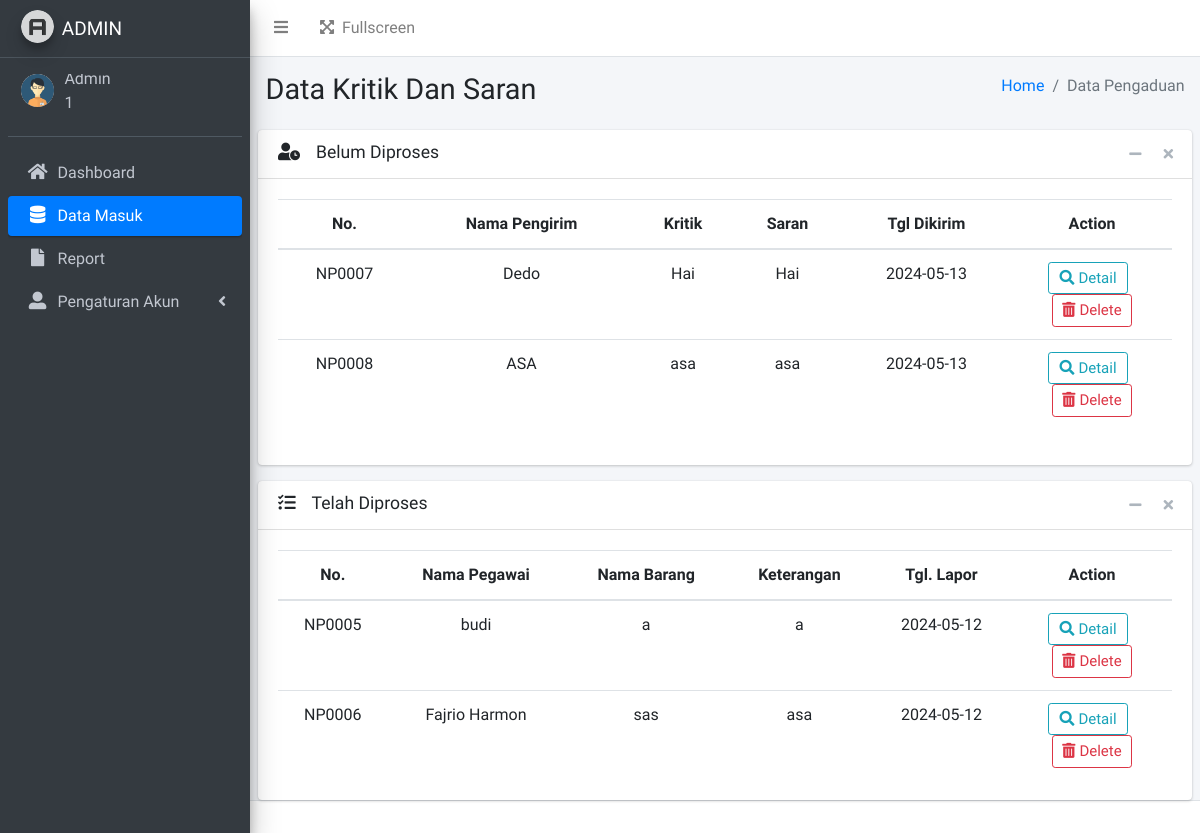
/admin/data-pengaduan.php (signed in), run on an earlier commit of the app's database.
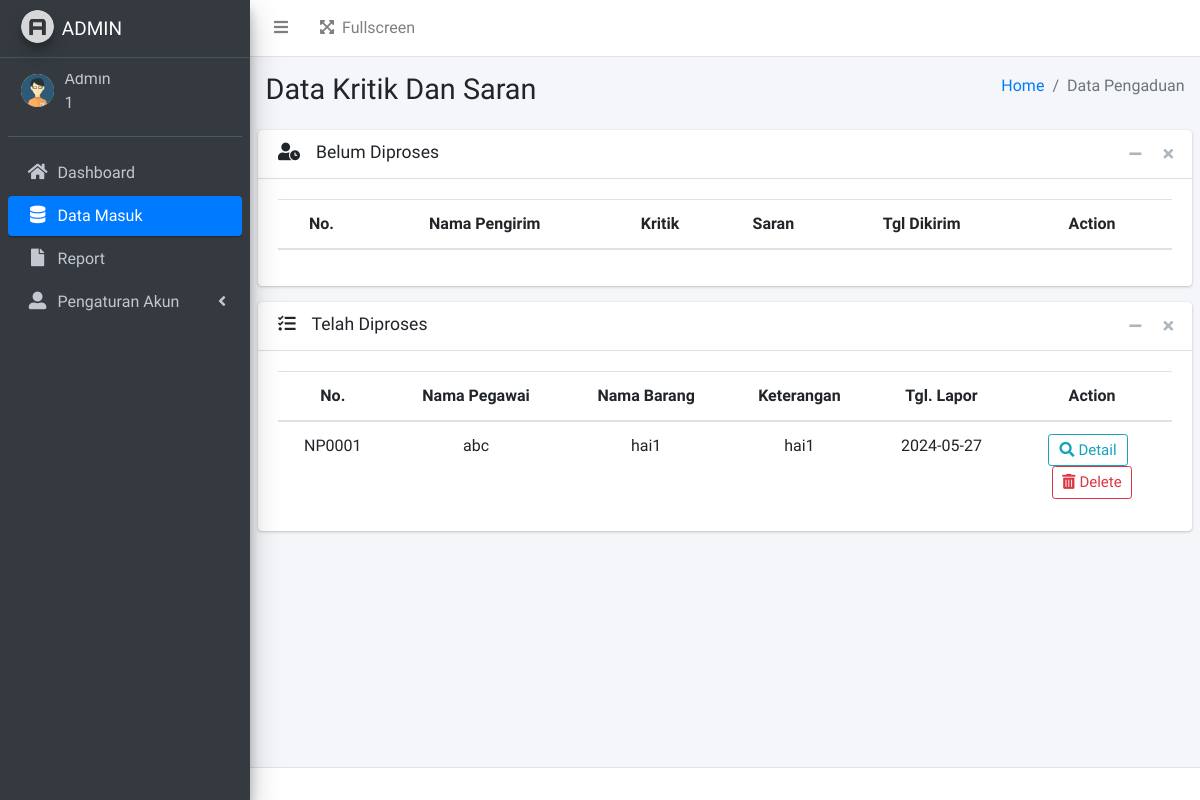
And on a later commit of the database.
### tables this page shows
CREATE TABLE `user` (
  `user_id` varchar(16) NOT NULL,
  `username` varchar(20) NOT NULL,
  `password` varchar(255) NOT NULL,
  `name` varchar(30) NOT NULL,
  `img` varchar(255) NOT NULL,
  `status` tinyint(4) NOT NULL,
  `security_question` varchar(255) DEFAULT NULL,
  `security_answer` varchar(255) DEFAULT NULL
);

CREATE TABLE `pengaduan` (
  `id` varchar(6) NOT NULL,
  `n_pelapor` varchar(30) NOT NULL,
  `kritik` text NOT NULL,
  `saran` text NOT NULL,
  `status` text NOT NULL,
  `ket_petugas` varchar(100) NOT NULL,
  `tgl_lapor` date NOT NULL
);

### function.php (called while the page is built, shortened)
<?php
$db_host = "localhost";
$db_user = "root";
$db_pass = "";
$db_name = "sipekerba";
$conn = mysqli_connect($db_host,$db_user,$db_pass,$db_name);
function query($query) {
    global $conn;
    $result = mysqli_query($conn, $query);
    $rows = [];
    while ($row = mysqli_fetch_assoc($result)) {
        $rows[] = $row;
    }
    return $rows;
}
?>

### admin/data-pengaduan.php (the view)
<?php
include "templates/header.php";
include "templates/sidebar-pengaduan.php"
  ?>
<div class="content-wrapper">
  <section class="content-header">
    <div class="container-fluid">
      <div class="row mb-2">
        <div class="col-sm-6">
          <h1>Data Kritik Dan Saran</h1>
        </div>
        <div class="col-sm-6">
          <ol class="breadcrumb float-sm-right">
            <li class="breadcrumb-item"><a href="index.php">Home</a></li>
            <li class="breadcrumb-item active">Data Pengaduan</li>
          </ol>
        </div>
      </div>
    </div>
  </section>
  <section class="content">
    <div class="card">
      <div class="card-header">
        <h3 class="card-title"><i class="fas fa-user-clock mr-3"></i>Belum Diproses</h3>
        <div class="card-tools">
          <button type="button" class="btn btn-tool" data-card-widget="collapse" title="Collapse">
            <i class="fas fa-minus"></i>
          </button>
          <button type="button" class="btn btn-tool" data-card-widget="remove" title="Remove">
            <i class="fas fa-times"></i>
          </button>
        </div>
      </div>
      <div class="card-body">
        <div class="table-responsive">
          <table class="table table-hover" id="table" width="100%">
            <thead align="center">
              <th>No.</th>
              <th>Nama Pengirim</th>
              <th>Kritik</th>
              <th>Saran</th>
              <th>Tgl Dikirim</th>
              <th width="160">Action</th>
            </thead>
            <tbody align="center">
              <?php
              $data = query("SELECT * FROM pengaduan WHERE status='Sedang diajukan'");
              foreach ($data as $d):
                ?>
                <tr>
                  <td><?= $d['id']; ?></td>
                  <td><?= $d['n_pelapor']; ?></td>
                  <td><?= $d['kritik']; ?></td>
                  <td><?= $d['saran']; ?></td>
                  <td><?= $d['tgl_lapor']; ?></td>
                  <td><a href="detail-pengaduan.php?id=<?= $d['id']; ?>" class="btn btn-sm btn-outline-info mr-2"
                      style="font-size: 15px; width: 80px;"><i class="fas fa-search mr-1"></i>Detail</a>
                    <a href="delete-pengaduan.php?id=<?= $d['id']; ?>" class="btn btn-sm btn-outline-danger"
                      style="font-size: 15px; width: 80px;"><i class="fas fa-trash-alt mr-1"></i>Delete</a>
                  </td>
                </tr>
                <?php
              endforeach;
              ?>
            </tbody>
          </table>
        </div>
      </div>
    </div>
    <div class="card mb-auto">
      <div class="card-header">
        <h3 class="card-title"><i class="fas fa-tasks mr-3"></i>Telah Diproses</h3>
        <div class="card-tools">
          <button type="button" class="btn btn-tool" data-card-widget="collapse" title="Collapse">
            <i class="fas fa-minus"></i>
          </button>
          <button type="button" class="btn btn-tool" data-card-widget="remove" title="Remove">
            <i class="fas fa-times"></i>
          </button>
        </div>
      </div>
      <div class="card-body">
        <div class="table">
          <table class="table-hover" id="table3" width="100%">
            <thead align="center">
              <th>No.</th>
              <th>Nama Pegawai</th>
              <th>Nama Barang</th>
              <th>Keterangan</th>
              <th>Tgl. Lapor</th>
              <th width="160">Action</th>
            </thead>
            <tbody align="center">
              <?php
              $data = query("SELECT * FROM pengaduan WHERE status='Selesai diproses'");
              foreach ($data as $d):
                ?>
                <tr>
                  <td><?= $d['id']; ?></td>
                  <td><?= $d['n_pelapor']; ?></td>
                  <td><?= $d['kritik']; ?></td>
                  <td><?= $d['saran']; ?></td>
                  <td><?= $d['tgl_lapor']; ?></td>
                  <td><a href="detail-pengaduan.php?id=<?= $d['id']; ?>" class="btn btn-sm btn-outline-info mr-2"
                      style="font-size: 15px; width: 80px;"><i class="fas fa-search mr-1"></i>Detail</a>
                    <a href="delete-pengaduan.php?id=<?= $d['id']; ?>" class="btn btn-sm btn-outline-danger"
                      style="font-size: 15px; width: 80px;"><i class="fas fa-trash-alt mr-1"></i>Delete</a>
                  </td>
                </tr>
                <?php
              endforeach;
              ?>
            </tbody>
          </table>
        </div>
      </div>
    </div>
  </section>
</div>
<?php
include "templates/footer.php";
?>

### admin/templates/header.php (shortened to what this page needs)
<?php
include '../function.php';
?>
<!DOCTYPE html>
<html lang="en">
<head>
  <link rel="stylesheet" href="../assets/plugins/fontawesome-free/css/all.min.css">
  <link rel="stylesheet" href="../assets/plugins/datatables-bs4/css/dataTables.bootstrap4.min.css">
  <link rel="stylesheet" href="../assets/plugins/datatables-buttons/css/buttons.bootstrap4.min.css">
  <link rel="stylesheet" href="../assets/plugins/datatables-responsive/css/responsive.bootstrap4.min.css">
  <link rel="stylesheet" href="../assets/dist/css/adminlte.min.css">
  <link rel="stylesheet" href="../assets/plugins/jquery-ui/jquery-ui.min.css">
</head>
<body class="hold-transition sidebar-mini">
<div class="wrapper">
  <nav class="main-header navbar navbar-expand navbar-white navbar-light">
    <ul class="navbar-nav">
      <li class="nav-item">
        <a class="nav-link" data-widget="pushmenu" href="#" role="button"><i class="fas fa-bars"></i></a>
      </li>
    <ul class="navbar-nav ml-auto">
      <li class="nav-item">
        <a class="nav-link" data-widget="fullscreen" href="#" role="button">
          <i class="fas fa-expand-arrows-alt mr-2"></i>Fullscreen
        </a>
      </li>
    </ul>
  </nav>
    <aside class="main-sidebar sidebar-dark-primary elevation-4">
    <a href="index.php" class="brand-link">
      <img src="../assets/dist/img/AdminLTELogo.png" alt="SI-PEKERBA" class="brand-image img-circle elevation-3" style="opacity: .8">
      <span class="brand-text font-weight-light" style="font-size: 19px;">ADMIN     </span>
    </a>
    <div class="sidebar">
      <div class="user-panel mt-3 pb-3 mb-3 d-flex">
        <div class="image">
          <?php
          $id = $_SESSION["login"]["user_id"];
          $data = query("SELECT * FROM user WHERE user_id = '$id'")[0];
          ?>
          <img src="../assets/img/profile/<?= $data['img'];?> " class="img-circle" alt="User Image">
        </div>
        <div class="info">
          <a class="d-block" style="cursor: default; margin-top:-12px;"><?php echo  $_SESSION["login"]["name"] ?></a>
          <a class="d-block" style="cursor: default;"><?php echo  $_SESSION["login"]["user_id"] ?></a>
        </div>
      </div>

### admin/templates/sidebar-pengaduan.php (shortened to what this page needs)
    <nav class="mt-2">
      <ul class="nav nav-pills nav-sidebar flex-column" data-widget="treeview" role="menu" data-accordion="false">
        <li class="nav-item">
          <a href="index.php" class="nav-link">
            <i class="nav-icon fas fa-home"></i>
            <p>
              Dashboard
            </p>
          </a>
        </li>
        <li class="nav-item">
          <a href="data-pengaduan.php" class="nav-link active">
            <i class="nav-icon fas fa-database"></i>
            <p>
             Data Masuk
            </p>
          </a>
        </li>
        <li class="nav-item">
          <a href="filter.php" class="nav-link">
            <i class="nav-icon fas fa-file"></i>
            <p>
              Report
            </p>
          </a>
        </li>
        <li class="nav-item">
          <a href="#" class="nav-link">
            <i class="nav-icon fas fa-user-alt"></i>
            <p>
              Pengaturan Akun
              <i class="right fas fa-angle-left"></i>
            </p>
          </a>
        </li>
      </ul>
    </nav>
  </div>
</aside>

### admin/templates/footer.php (shortened to what this page needs)
  <footer class="main-footer">
  </footer>
</div>
</body>
</html>

What changed in the data, as far as the page shows it:
removed pengaduan: id "NP0007", n_pelapor "Dedo", kritik "Hai", saran "Hai", tgl_lapor "2024-05-13", shown under "Belum Diproses"
removed pengaduan: id "NP0008", n_pelapor "ASA", kritik "asa", saran "asa", tgl_lapor "2024-05-13", shown under "Belum Diproses"
removed pengaduan: id "NP0005", n_pelapor "budi", kritik "a", saran "a", tgl_lapor "2024-05-12", shown under "Telah Diproses"
removed pengaduan: id "NP0006", n_pelapor "Fajrio Harmon", kritik "sas", saran "asa", tgl_lapor "2024-05-12", shown under "Telah Diproses"
added pengaduan: id "NP0001", n_pelapor "abc", kritik "hai1", saran "hai1", tgl_lapor "2024-05-27", shown under "Telah Diproses"
